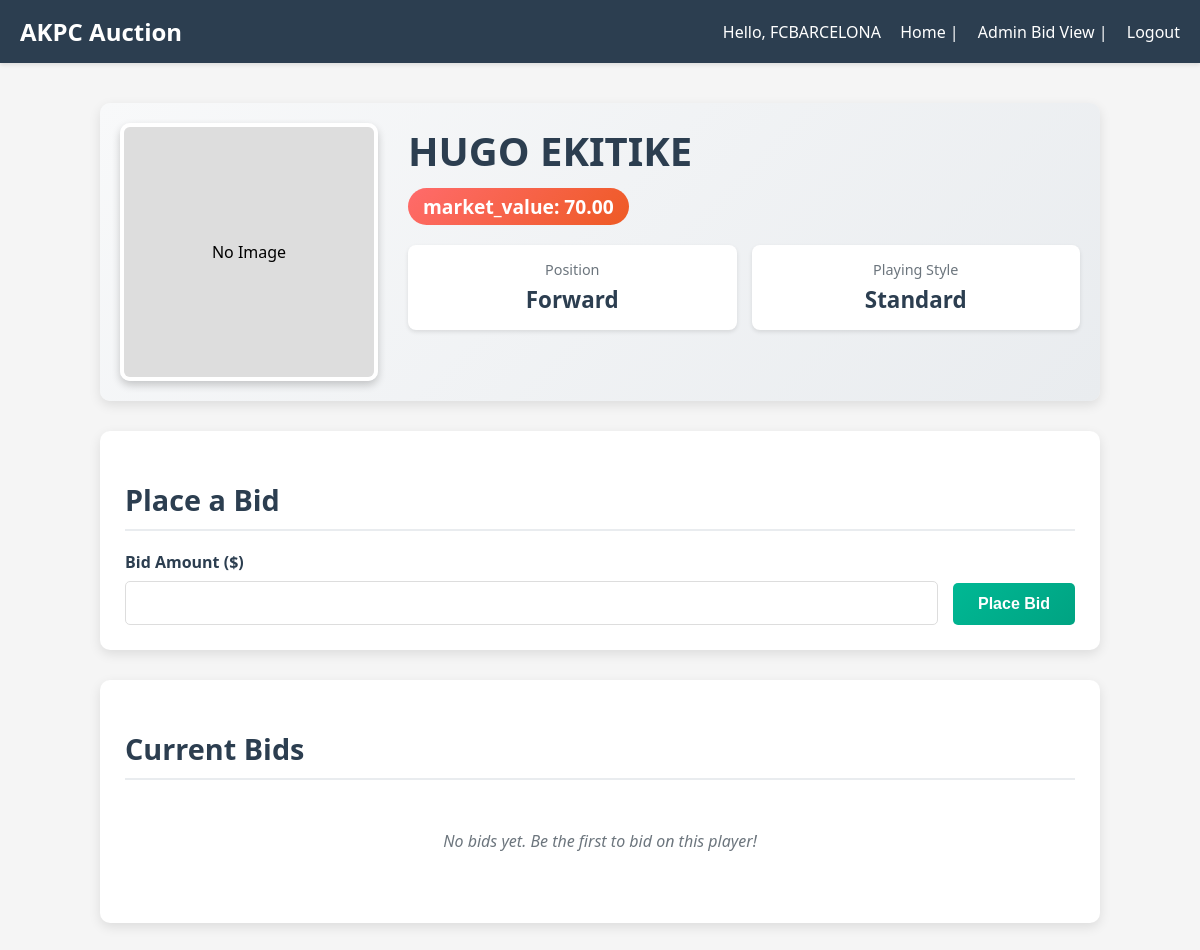
/player/3/ (signed in), run on an earlier commit of the app's database.
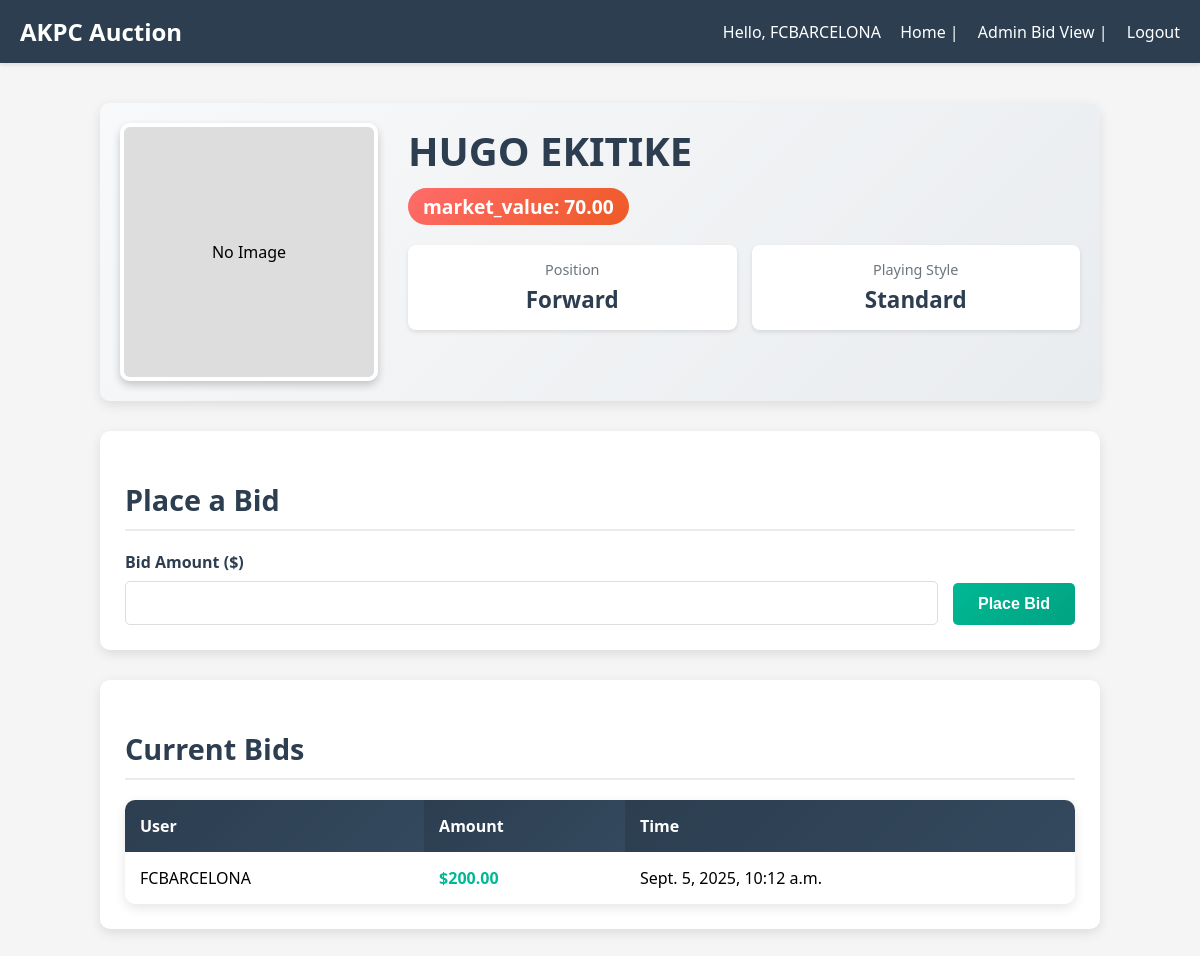
And on a later commit of the database.
### auction/models.py (models this page shows, shortened)
class Bid(models.Model):
    player = models.ForeignKey(Player, on_delete=models.CASCADE)
    user = models.ForeignKey(User, on_delete=models.CASCADE)
    amount = models.DecimalField(max_digits=10, decimal_places=2, validators=[MinValueValidator(0.01)])
    created_at = models.DateTimeField(auto_now_add=True)
    class Meta:
        ordering = ['-amount']

### auction/views.py (the view)
# urls.py: path('player/<int:pk>/', views.player_detail, name='player_detail'),
@login_required
def player_detail(request, pk):
    player = get_object_or_404(Player, pk=pk)
    bids = Bid.objects.filter(player=player).order_by('-amount')
    if request.method == 'POST':
        form = BidForm(request.POST)
        if form.is_valid():
            bid = form.save(commit=False)
            bid.player = player
            bid.user = request.user
            bid.save()
            messages.success(request, 'Your bid has been placed!')
            return redirect('player_detail', pk=pk)
    else:
        form = BidForm()
    return render(request, 'player_detail.html', {
        'player': player,
        'bids': bids,
        'form': form
    })

### auction/forms.py
class BidForm(forms.ModelForm):
    class Meta:
        model = Bid
        fields = ['amount']
        widgets = {
            'amount': forms.NumberInput(attrs={'step': '0.01', 'min': '0.01'})
        }

### auction/templates/player_detail.html (shortened to what this page needs)
{% extends 'base.html' %}
{% block content %}
<div class="player-detail-container">
    <div class="player-header">
        <div class="player-image">
            {% if player.image %}
            <img src="{{ player.image.url }}" alt="{{ player.name }}">
            {% else %}
            <div style="width: 100%; height: 100%; background: #ddd; display: flex; align-items: center; justify-content: center;">
                <span>No Image</span>
            </div>
            {% endif %}
        </div>
        <div class="player-info">
            <h1 class="player-name">{{ player.name }}</h1>
            <div class="market_value-badge">market_value: {{ player.market_value }}</div>
            <div class="player-stats">
                <div class="stat-card">
                    <div class="stat-label">Position</div>
                    <div class="stat-value">{{ player.get_position_display }}</div>
                </div>
                <div class="stat-card">
                    <div class="stat-label">Playing Style</div>
                    <div class="stat-value">{{ player.playing_style }}</div>
                </div>
            </div>
        </div>
    </div>
    <div class="bid-section">
        <h2 class="section-title">Place a Bid</h2>
        <form method="post" class="bid-form">
            <div class="form-group">
                <label for="{{ form.amount.id_for_label }}">Bid Amount ($)</label>
                {{ form.amount }}
            </div>
            <button type="submit" class="bid-button">Place Bid</button>
        </form>
    </div>
    <div class="bid-section">
        <h2 class="section-title">Current Bids</h2>
        {% if bids %}
        <table class="bids-table">
            <thead>
                <tr>
                    <th>User</th>
                    <th>Amount</th>
                    <th>Time</th>
                </tr>
            </thead>
            <tbody>
                {% for bid in bids %}
                <tr>
                    <td>{{ bid.user.username }}</td>
                    <td class="bid-amount">${{ bid.amount }}</td>
                    <td>{{ bid.created_at }}</td>
                </tr>
                {% endfor %}
            </tbody>
        </table>
        {% else %}
        <p class="no-bids">No bids yet. Be the first to bid on this player!</p>
        {% endif %}
    </div>
</div>
{% endblock %}

What changed in the data, as far as the page shows it:
added Bid: user.username "FCBARCELONA", amount "200.00", created_at "Sept. 5, 2025, 10:12 a.m."
Also different on the page:
text no longer shown: "No bids yet. Be the first to bid on this player!"
text now shown: "User Amount Time"
